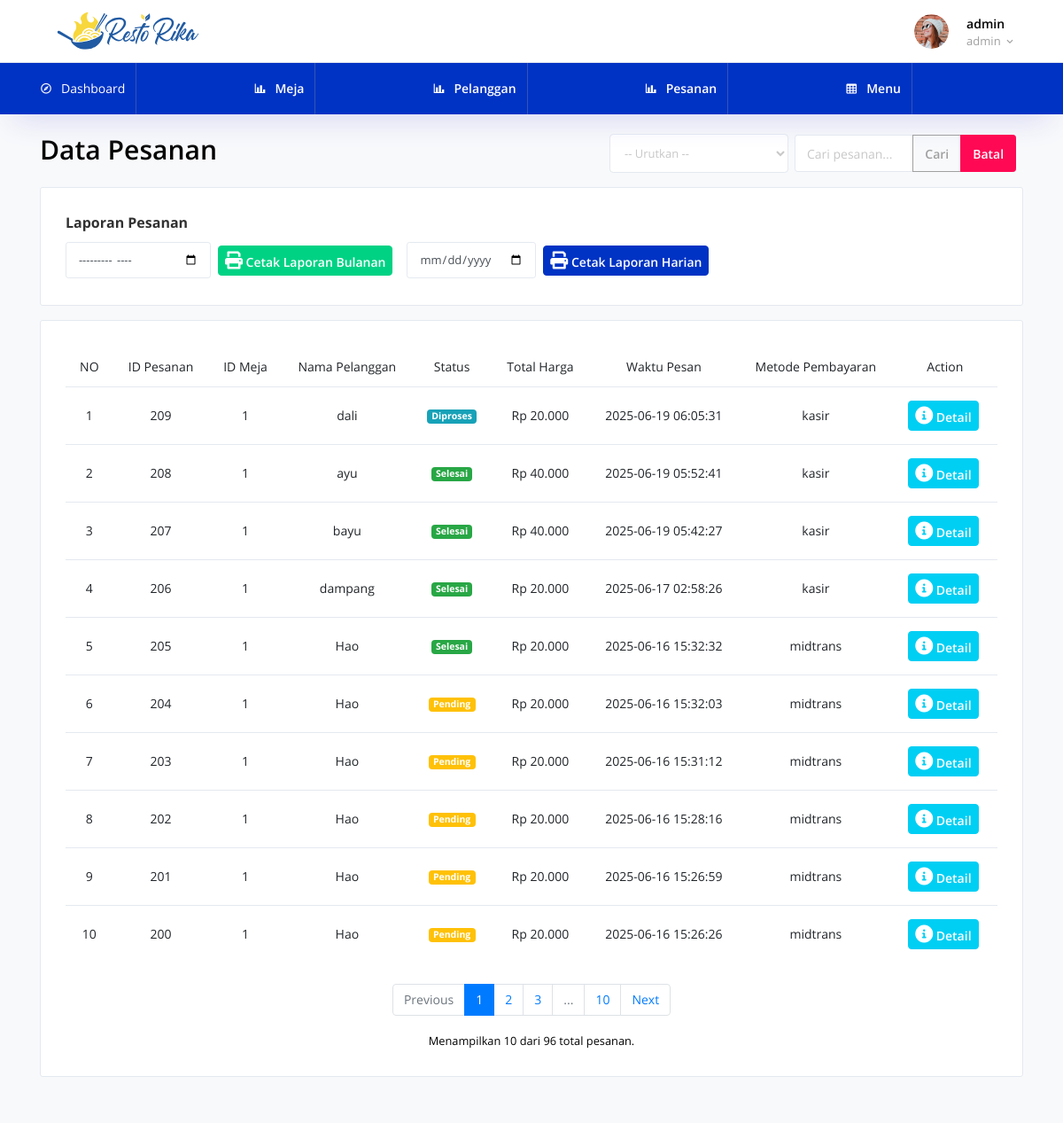
/admin/pesanan/index.php (signed in), run on the app's committed database.
### tables this page shows
CREATE TABLE `pesanan` (
  `id_pesanan` int(11) NOT NULL,
  `id_meja` int(11) DEFAULT NULL,
  `id_pelanggan` int(11) DEFAULT NULL,
  `status` enum('pending','diproses','selesai','dibatalkan') DEFAULT 'pending',
  `total_harga` int(10) NOT NULL,
  `waktu_pesan` timestamp NOT NULL DEFAULT current_timestamp(),
  `metode_pembayaran` enum('kasir','midtrans') NOT NULL DEFAULT 'kasir'
);

CREATE TABLE `pelanggan` (
  `id_pelanggan` int(11) NOT NULL,
  `nama` varchar(255) NOT NULL,
  `notelepon` varchar(20) DEFAULT NULL,
  `waktu_masuk` timestamp NOT NULL DEFAULT current_timestamp()
);

### admin/pesanan/index.php (the view, shortened to what this page needs)
<?php
include '../koneksi.php';
$rows_per_page = 10;
$current_page = isset($_GET['page']) && is_numeric($_GET['page']) ? (int)$_GET['page'] : 1;
$current_page = max(1, $current_page);
$search_term = isset($_GET['search']) ? trim($_GET['search']) : '';
$sort_by = isset($_GET['sort']) ? $_GET['sort'] : '';
$order_by = 'p.id_pesanan DESC';
switch ($sort_by) {
    default: $order_by = 'p.id_pesanan DESC'; $sort_by = '';
}
function ucfirst_safe_index($string) {
    $decoded = htmlspecialchars_decode($string ?? '', ENT_QUOTES);
    return htmlspecialchars(ucfirst($decoded), ENT_QUOTES);
}
$select_error_msg = null;
$total_rows = 0;
$base_query_select = "
    SELECT
        p.id_pesanan, p.id_meja, p.id_pelanggan, p.status, p.total_harga, p.waktu_pesan, p.metode_pembayaran,
        pl.nama AS nama_pelanggan
    FROM
        pesanan p
    LEFT JOIN
        pelanggan pl ON p.id_pelanggan = pl.id_pelanggan
";
$base_query_count = "
    FROM
        pesanan p
    LEFT JOIN
        pelanggan pl ON p.id_pelanggan = pl.id_pelanggan
    LEFT JOIN
        meja m ON p.id_meja = m.id_meja
";
$where_clause = "";
$bindings = [];
$binding_types = "";
$sql_count = "SELECT COUNT(*) AS total_rows " . $base_query_count . $where_clause;
$stmt_count = $conn->prepare($sql_count);
if ($stmt_count === false) {
    $select_error_msg = "COUNT Prepare failed: " . $conn->error;
} else {
    if ($select_error_msg === null && !$stmt_count->execute()) {
        $select_error_msg = "COUNT Execute failed: " . $stmt_count->error;
    } else if ($select_error_msg === null) {
        $result_count = $stmt_count->get_result();
        if($result_count) {
            $row_count_assoc = $result_count->fetch_assoc();
            $total_rows = $row_count_assoc ? $row_count_assoc['total_rows'] : 0;
        } else {
            $select_error_msg = "COUNT Get result failed: " . $conn->error;
        }
    }
}
$total_pages = ($rows_per_page > 0 && $total_rows > 0) ? ceil($total_rows / $rows_per_page) : 1;
$total_pages = max(1, $total_pages);
$current_page = min($current_page, $total_pages);
$current_page = max(1, $current_page);
$offset = ($current_page - 1) * $rows_per_page;
$offset = max(0, $offset);
$sql_select = $base_query_select . $where_clause . " ORDER BY " . $order_by . " LIMIT ?, ?";
$stmt_select = $conn->prepare($sql_select);
$result_select = null;
if ($stmt_select === false) {
    $select_error_msg = "SELECT Prepare failed: " . $conn->error;
} else {
    $select_bindings = $bindings;
    $select_bindings[] = $offset;
    $select_bindings[] = $rows_per_page;
    $select_binding_types = $binding_types . "ii";
    if (!empty($select_bindings)) {
        $bind_params_select = [$select_binding_types];
        foreach($select_bindings as &$bind_value){
            $bind_params_select[] = &$bind_value;
        }
        if (!call_user_func_array([$stmt_select, 'bind_param'], $bind_params_select)) {
            $select_error_msg = "SELECT Bind param failed: " . $stmt_select->error;
        }
    } else {
        $stmt_select->bind_param("ii", $offset, $rows_per_page);
    }
    if ($select_error_msg === null && !$stmt_select->execute()) {
        $select_error_msg = "SELECT Execute failed: " . $stmt_select->error;
        $result_select = null;
    } else if ($select_error_msg === null) {
        $result_select = $stmt_select->get_result();
    }
}
?>
<!DOCTYPE html>
<html lang="en">
<head>
    <link rel="stylesheet" href="../assets/vendors/mdi/css/materialdesignicons.min.css">
    <link rel="stylesheet" href="../assets/vendors/flag-icon-css/css/flag-icon.min.css">
    <link rel="stylesheet" href="../assets/vendors/css/vendor.bundle.base.css">
    <link rel="stylesheet" href="../assets/css/demo_2/style.css" />
    <link rel="stylesheet" href="https://cdnjs.cloudflare.com/ajax/libs/font-awesome/6.0.0/css/all.min.css" />
    <link rel="stylesheet" href="https://cdn.jsdelivr.net/npm/sweetalert2@11/dist/sweetalert2.min.css">
</head>
<body>
    <div class="container-scroller">
        <?php include '../partials/_navbar.php'  ?>
        <div class="container-fluid page-body-wrapper">
            <div class="main-panel">
                <div class="content-wrapper">
                    <div class="d-flex flex-wrap justify-content-between align-items-center mb-3">
                        <div class="header-left">
                            <h2>Data Pesanan</h2>
                        </div>
                        <div class="d-flex align-items-center">
                            <select id="sortSelect" class="form-control form-control-sm mr-2" onchange="applyFilterSort()" style="width: 200px;">
                                <option value="">-- Urutkan --</option>
                            </select>
                            <div class="input-group input-group-sm mr-2" style="width: 250px;">
                                <input type="text" id="searchInput" class="form-control" placeholder="Cari pesanan..." value="<?php echo htmlspecialchars($search_term); ?>" onkeypress="handleSearchKey(event)">
                                <div class="input-group-append">
                                    <button class="btn btn-outline-secondary" type="button" onclick="applyFilterSort()">Cari</button>
                                    <button class="btn btn-danger" type="button" onclick="clearFilterSort()">Batal</button>
                                </div>
                            </div>
                        </div>
                    </div>
                    <div class="card mb-3">
                        <div class="card-body">
                            <h4 class="card-title">Laporan Pesanan</h4>
                            <div class="d-flex flex-column flex-md-row justify-content-start align-items-start align-items-md-center">
                                <form id="laporanBulananForm" method="GET" action="laporan_pesanan.php" target="_blank" class="form-inline mb-2 mr-md-3 mb-md-0">
                                    <div class="form-group mr-2">
                                        <input type="month" class="form-control form-control-sm" id="inputBulanLaporan" name="bulan" required>
                                    </div>
                                    <button type="submit" class="btn btn-sm btn-success">
                                        <i class="fas fa-print"></i> Cetak Laporan Bulanan
                                    </button>
                                </form>
                                <form id="laporanHarianForm" method="GET" action="laporan_pesanan.php" target="_blank" class="form-inline">
                                    <div class="form-group mr-2">
                                        <input type="date" class="form-control form-control-sm" id="inputTanggalLaporan" name="tanggal" required>
                                    </div>
                                    <button type="submit" class="btn btn-sm btn-primary">
                                        <i class="fas fa-print"></i> Cetak Laporan Harian
                                    </button>
                                </form>
                            </div>
                        </div>
                    </div>
                    <?php
                    if ($select_error_msg !== null && trim($select_error_msg) !== '') {
                        echo "<div class='alert alert-danger' role='alert'>" . htmlspecialchars($select_error_msg) . "</div>";
                    } else {
                    ?>
                    <div class='grid-margin stretch-card'>
                        <div class='card'>
                            <div class='card-body'>
                                <div class='table-responsive'>
                                    <table class='table table-hover' id='pesananTable'>
                                        <thead class='text-center'>
                                            <tr><th>NO</th><th>ID Pesanan</th><th>ID Meja</th><th>Nama Pelanggan</th><th>Status</th><th>Total Harga</th><th>Waktu Pesan</th><th>Metode Pembayaran</th><th>Action</th></tr>
                                        </thead>
                                        <tbody class='text-center'>
                                            <?php
                                            if ($result_select && ($result_select instanceof mysqli_result) && $result_select->num_rows > 0) {
                                                $row_number = $offset + 1;
                                                while ($row = $result_select->fetch_assoc()) {
                                                    $total_harga_rupiah = "Rp " . number_format($row["total_harga"] ?? 0, 0, ',', '.');
                                                    $nama_pelanggan_tampil = htmlspecialchars($row["nama_pelanggan"] ?? 'N/A');
                                                    $id_meja_tampil = htmlspecialchars($row["id_meja"] ?? 'N/A');
                                                    $current_status_value = htmlspecialchars($row["status"] ?? '');
                                                    $status_text_display = ucfirst_safe_index(str_replace('_', ' ', $row["status"] ?? 'N/A'));
                                                    $status_class_display = 'status-' . strtolower($current_status_value);
                                                    echo "<tr>";
                                                    echo "<td>" . $row_number . "</td>";
                                                    echo "<td>" . htmlspecialchars($row["id_pesanan"]) . "</td>";
                                                    echo "<td>" . $id_meja_tampil . "</td>";
                                                    echo "<td>" . $nama_pelanggan_tampil . "</td>";
                                                    echo "<td>";
                                                    echo "<span class='status-display status-clickable " . $status_class_display . "' data-id='" . htmlspecialchars($row["id_pesanan"]) . "' data-status='" . $current_status_value . "'>";
                                                    echo $status_text_display;
                                                    echo "</span>";
                                                    echo "</td>";
                                                    echo "<td>" . $total_harga_rupiah . "</td>";
                                                    echo "<td>" . htmlspecialchars($row["waktu_pesan"] ?? 'N/A') . "</td>";
                                                    echo "<td>" . htmlspecialchars($row["metode_pembayaran"] ?? 'N/A') . "</td>";
                                                    echo "<td>
                                                            <button class='btn btn-sm btn-info detail-btn mr-1' data-id='" . htmlspecialchars($row["id_pesanan"]) . "' type='button'>
                                                                <i class='fas fa-info-circle'></i> Detail
                                                            </button>
                                                            </td>";
                                                    echo "</tr>";
                                                    $row_number++;
                                                }
                                            }
                                            ?>
                                        </tbody>
                                    </table>
                                </div>
                                <?php if ($total_pages > 1) { ?>
                                <nav aria-label="Page navigation">
                                    <ul class="pagination justify-content-center mt-4">
                                        <li class="page-item <?php if ($current_page <= 1) echo 'disabled'; ?>">
                                            <a class="page-link" href="?page=<?php echo max(1, $current_page - 1); echo (!empty($search_term) ? "&search=" . urlencode($search_term) : ''); echo (!empty($sort_by) ? "&sort=" . urlencode($sort_by) : ''); ?>" <?php if ($current_page <= 1) echo 'tabindex="-1" aria-disabled="true"'; ?>>Previous</a>
                                        </li>
                                        <?php $links_per_side = 2; $start_page_link = max(1, $current_page - $links_per_side); $end_page_link = min($total_pages, $current_page + $links_per_side);
                                        for ($i = $start_page_link; $i <= $end_page_link; $i++) { ?> <li class="page-item <?php if ($i == $current_page) echo 'active'; ?>"> <a class="page-link" href="?page=<?php echo $i; echo (!empty($search_term) ? "&search=" . urlencode($search_term) : ''); echo (!empty($sort_by) ? "&sort=" . urlencode($sort_by) : ''); ?>"><?php echo $i; ?></a> </li> <?php }
                                        if ($end_page_link < $total_pages) { if ($end_page_link < $total_pages - 1) { echo '<li class="page-item disabled"><span class="page-link">...</span></li>'; } echo '<li class="page-item"><a class="page-link" href="?page=' . $total_pages; echo (!empty($search_term) ? "&search=" . urlencode($search_term) : ''); echo (!empty($sort_by) ? "&sort=" . urlencode($sort_by) : ''); echo '">' . $total_pages . '</a></li>'; }
                                        ?>
                                        <li class="page-item <?php if ($current_page >= $total_pages) echo 'disabled'; ?>">
                                            <a class="page-link" href="?page=<?php echo min($total_pages, $current_page + 1); echo (!empty($search_term) ? "&search=" . urlencode($search_term) : ''); echo (!empty($sort_by) ? "&sort=" . urlencode($sort_by) : ''); ?>" <?php if ($current_page >= $total_pages) echo 'tabindex="-1" aria-disabled="true"'; ?>>Next</a>
                                        </li>
                                    </ul>
                                </nav>
                                <?php } ?>
                                <?php if($total_rows >= 0){ ?> <div class="text-center mt-2"> <small>Menampilkan <?php echo ($result_select && ($result_select instanceof mysqli_result) ? $result_select->num_rows : 0); ?> dari <?php echo $total_rows; ?> total pesanan.</small> </div> <?php } ?>
                            </div>
                        </div>
                    </div>
                    <?php } ?>
                </div>
            </div>
        </div>
</body>
</html>

### data on the page
pesanan: id_pesanan "209", id_meja "1", id_pelanggan.nama "dali", status "Diproses", total_harga "Rp 20.000", waktu_pesan "2025-06-19 06:05:31", metode_pembayaran "kasir"
pesanan: id_pesanan "208", id_meja "1", id_pelanggan.nama "ayu", status "Selesai", total_harga "Rp 40.000", waktu_pesan "2025-06-19 05:52:41", metode_pembayaran "kasir"
pesanan: id_pesanan "207", id_meja "1", id_pelanggan.nama "bayu", status "Selesai", total_harga "Rp 40.000", waktu_pesan "2025-06-19 05:42:27", metode_pembayaran "kasir"
pesanan: id_pesanan "206", id_meja "1", id_pelanggan.nama "dampang", status "Selesai", total_harga "Rp 20.000", waktu_pesan "2025-06-17 02:58:26", metode_pembayaran "kasir"
pesanan: id_pesanan "205", id_meja "1", id_pelanggan.nama "Hao", status "Selesai", total_harga "Rp 20.000", waktu_pesan "2025-06-16 15:32:32", metode_pembayaran "midtrans"
pesanan: id_pesanan "204", id_meja "1", id_pelanggan.nama "Hao", status "Pending", total_harga "Rp 20.000", waktu_pesan "2025-06-16 15:32:03", metode_pembayaran "midtrans"
pesanan: id_pesanan "203", id_meja "1", id_pelanggan.nama "Hao", status "Pending", total_harga "Rp 20.000", waktu_pesan "2025-06-16 15:31:12", metode_pembayaran "midtrans"
pesanan: id_pesanan "202", id_meja "1", id_pelanggan.nama "Hao", status "Pending", total_harga "Rp 20.000", waktu_pesan "2025-06-16 15:28:16", metode_pembayaran "midtrans"
pesanan: id_pesanan "201", id_meja "1", id_pelanggan.nama "Hao", status "Pending", total_harga "Rp 20.000", waktu_pesan "2025-06-16 15:26:59", metode_pembayaran "midtrans"
pesanan: id_pesanan "200", id_meja "1", id_pelanggan.nama "Hao", status "Pending", total_harga "Rp 20.000", waktu_pesan "2025-06-16 15:26:26", metode_pembayaran "midtrans"

### other printed values
$username "admin"
$role "admin"
$total_pages "10"
$result_select->num_rows "10"
$total_rows "96"
